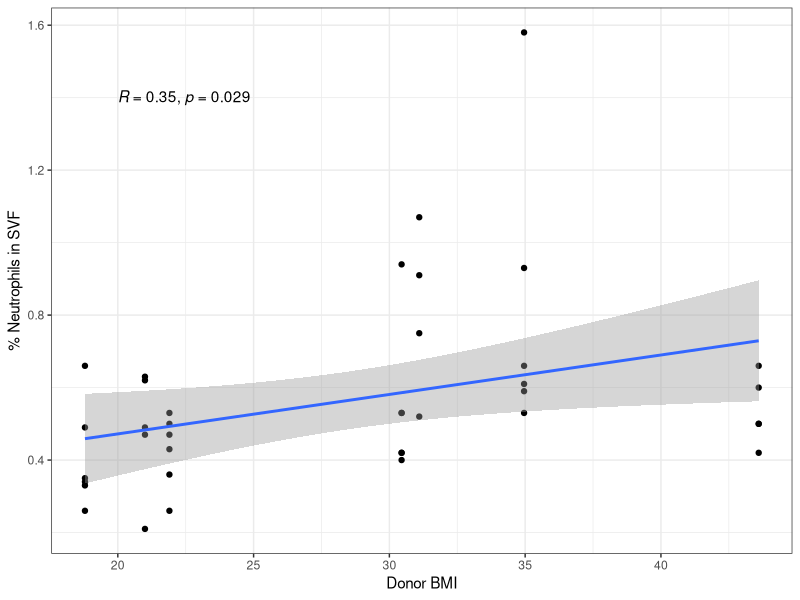
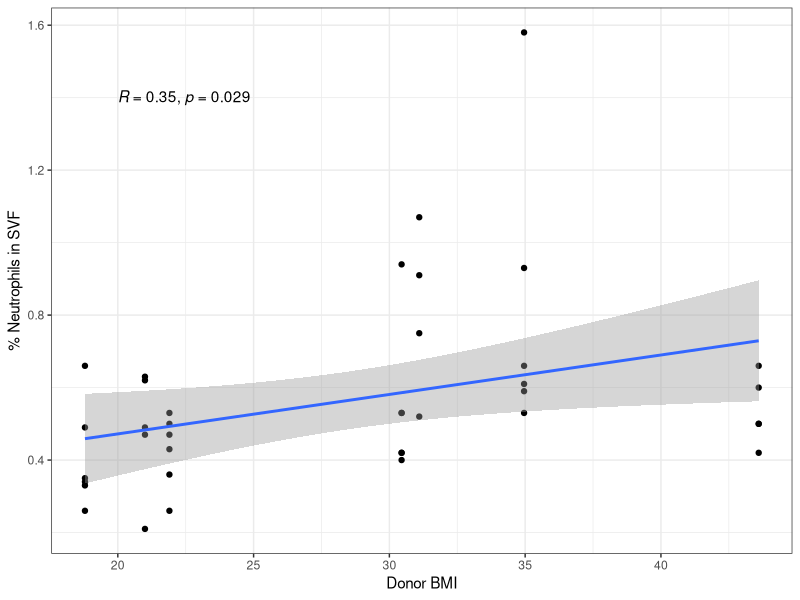

R code for these plots, in order:
## ---- chunk 1
knitr::opts_chunk$set(echo = TRUE)

library(tidyverse)
library(ggplot2)
library(readxl)
library(ggpubr)
## ---- chunk 2
df <- readxl::read_xlsx("../data/Fecal donor BMI vs recipient neuts.xlsx")
## ---- chunk 3
df <- df[-1,]

df <- df %>%
  dplyr::rename("saline" = `% VAT neutrophils`,
                "fecal" = `...6`) %>%
  tidyr::fill(BMI) %>%
  mutate(fecal = as.double(fecal))
## ---- chunk 4
df %>%
  ggplot(aes(x = BMI, y = fecal)) +
  geom_point() +
  geom_smooth(method = "lm") +
  theme(base.size = 9) + 
  theme_bw() +
  xlab("Donor BMI") +
  ylab("% Neutrophils in SVF") +
  stat_cor(method = "pearson", label.x = 20, label.y = 1.4)

ggsave("../figures/R01-SVFneutsBMI_scatterplot.png", width = 3, height = 3)
